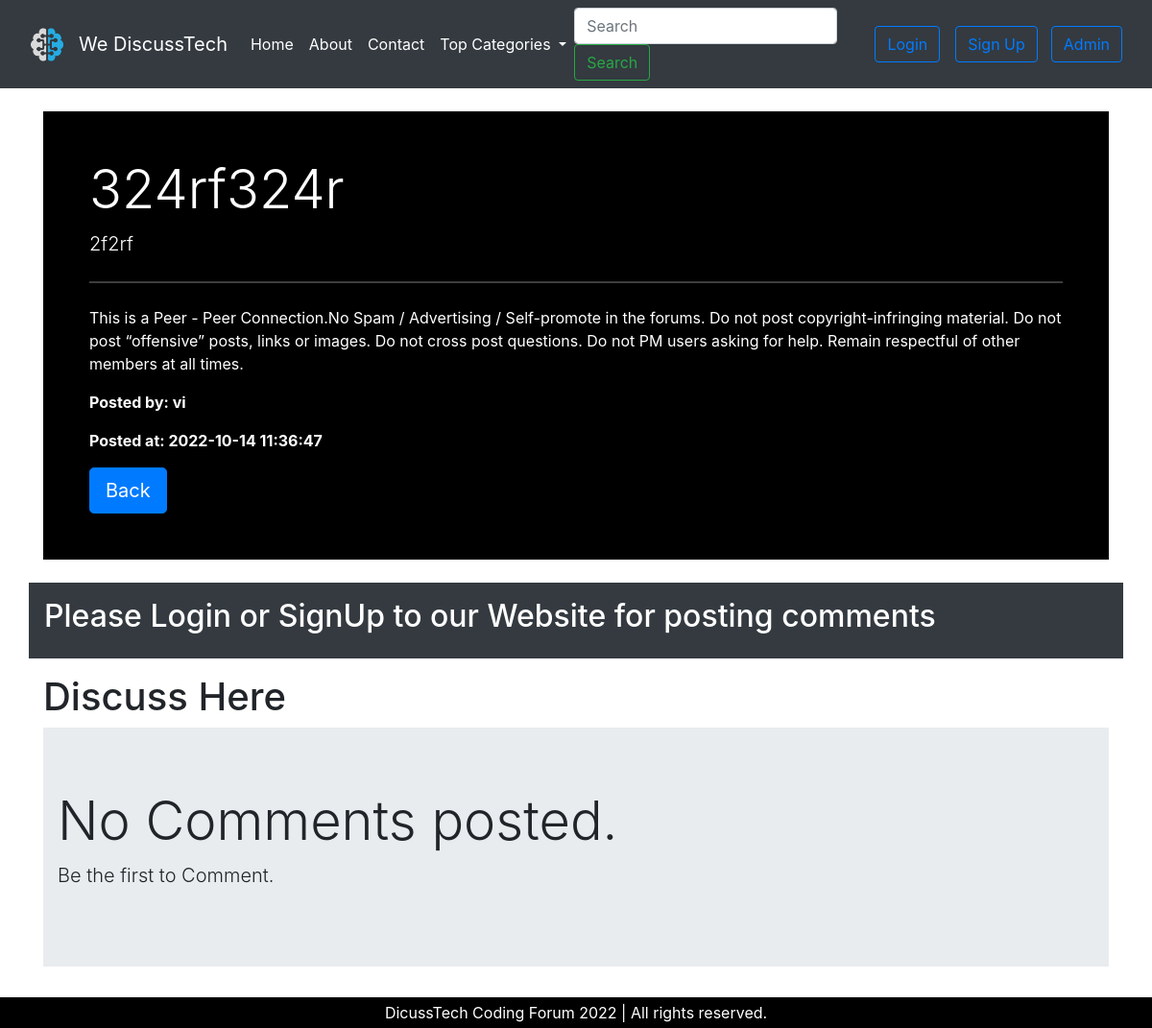
The page /threads.php?threadid=45 on the database its author committed.
### tables this page shows
CREATE TABLE `thread` (
  `thread_id` int(5) NOT NULL,
  `thread_title` varchar(255) NOT NULL,
  `thread_desc` text NOT NULL,
  `imgFileName` varchar(100) DEFAULT NULL,
  `thread_cat_id` int(4) NOT NULL,
  `thread_user_id` int(4) NOT NULL,
  `timestamp` datetime NOT NULL DEFAULT current_timestamp()
);

CREATE TABLE `users` (
  `user_id` int(8) NOT NULL,
  `username` varchar(50) NOT NULL,
  `userpass` varchar(255) NOT NULL,
  `timestamp` datetime NOT NULL DEFAULT current_timestamp()
);

### threads.php (the view, shortened to what this page needs)
<?php
include("repeatedcode/_dbconnection.php");
?>
<!doctype html>
<html lang="en">
<head>
  <link href="https://cdn.jsdelivr.net/npm/bootstrap@5.1.0/dist/css/bootstrap.min.css" rel="stylesheet">
  <link rel="stylesheet" href="https://maxcdn.bootstrapcdn.com/bootstrap/4.0.0/css/bootstrap.min.css">
</head>
<body>
  <?php include('repeatedcode/_header.php') ?>
  <?php
  $id = $_GET['threadid'];
  $sql = "SELECT * FROM thread WHERE thread_id = $id";
  $result = $connection->query($sql);
  while ($categories_row = $result->fetch_assoc()) {
    $thread_name = $categories_row['thread_title'];
    $thread_desc = $categories_row['thread_desc'];
    $posted_by_name = $categories_row['thread_user_id'];
    $fetchuser = "SELECT username,timestamp FROM users WHERE user_id = $posted_by_name";
    $fetchuser_result = mysqli_query($connection, $fetchuser);
    $fetchuser_row = mysqli_fetch_assoc($fetchuser_result);
    $posted_by_name = $fetchuser_row['username'];
    $posted_time = $fetchuser_row['timestamp'];
  }
  ?>
  <div class="container my-4">
    <div class="bg-black p-5 rounded-lg m-6" style="color:white;">
      <strong>
        <h1 class="display-4"><?php echo $thread_name ?></h1>
      </strong>
      <p class="lead"><?php echo $thread_desc ?></p>
      <hr class="my-4">
      <p>This is a Peer - Peer Connection.No Spam / Advertising / Self-promote in the forums. Do not post copyright-infringing material. Do not post “offensive” posts, links or images. Do not cross post questions. Do not PM users asking for help. Remain respectful of other members at all times.</p>
      <p><b>Posted by: <?php echo $posted_by_name; ?></b></p>
      <p><b>Posted at: <?php echo $posted_time; ?></b></p>
      <a class="btn btn-primary btn-lg" href="index.php">Back</a>
    </div>
  </div>
  <?php
  if (isset($_SESSION['loggin']) && $_SESSION['loggin'] == true) {
    echo '<div class="container">
        <form action="' . $_SERVER['REQUEST_URI'] . '" method="post" id="threadpage">
          <div class="form-group">
            <h1>Post your Comment</h1>
            <label for="commemt">Type your comment</label>
            <textarea class="form-control" id="comment" rows="3" name="comment" required></textarea>
          </div>
          <input type="hidden" name="user_id" value="' . $_SESSION['userid'] . '">
          <h1></h1>
          <button type="submit" class="btn btn-primary">Post Comment</button>
        </form>
      </div>';
  } else {
    echo '<div class="container p-3 my-3 bg-dark text-white">
          <h2>Please Login or SignUp to our Website for posting comments</h2>
        </div>';
  }
  ?>
  <div class="container">
    <h1>Discuss Here</h1>
    <?php
    $noquestion = true;
    if ($noquestion) {
      echo '<div class="jumbotron jumbotron-fluid">
                  <div class="container">
                    <h1 class="display-4">No Comments posted.</h1>
                    <p class="lead">Be the first to Comment.</p>
                  </div>
                </div>';
    }
    ?>
  </div>
  <?php include('repeatedcode/_footer.php') ?>
</body>
</html>

### rows shown on the page
thread: thread_title "324rf324r", thread_desc "2f2rf"
users: username "vi", timestamp "2022-10-14 11:36:47"
